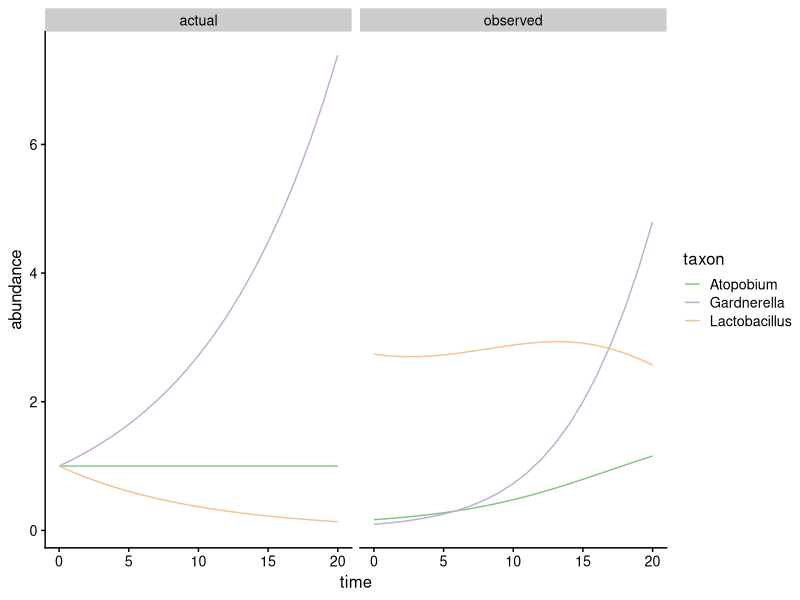
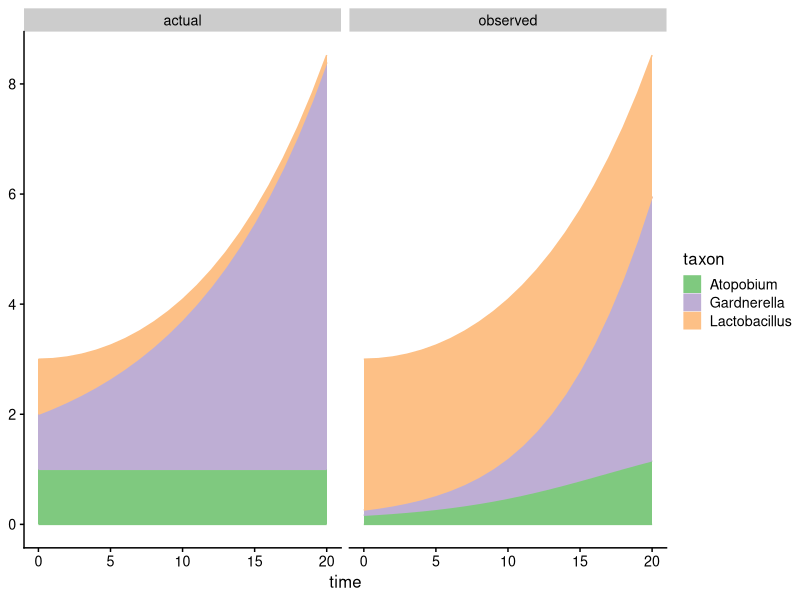
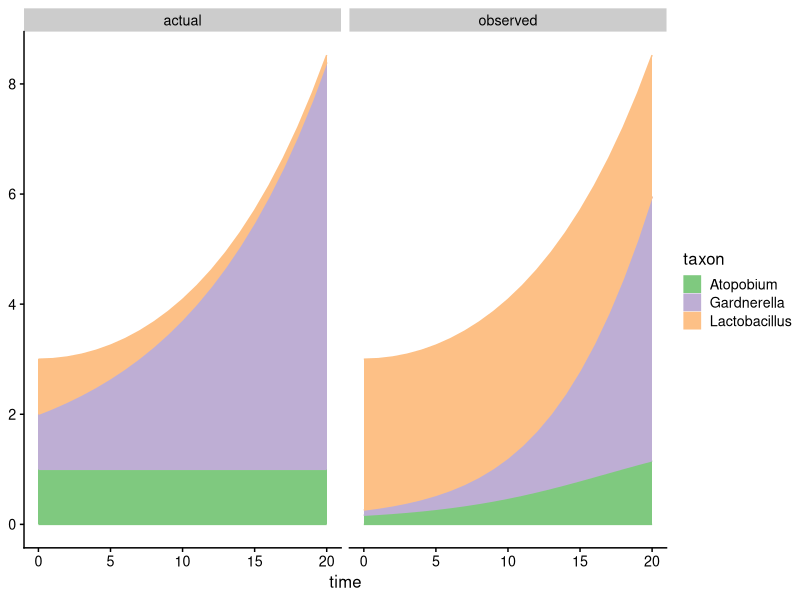
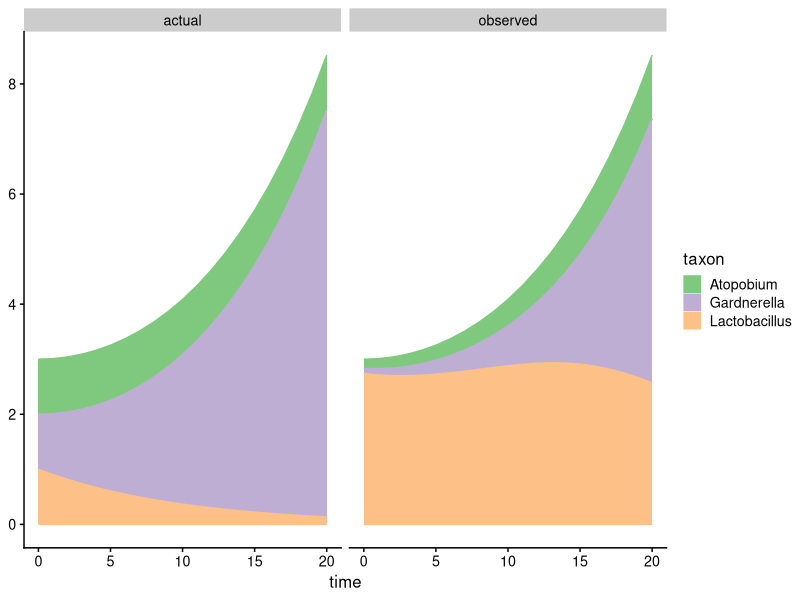
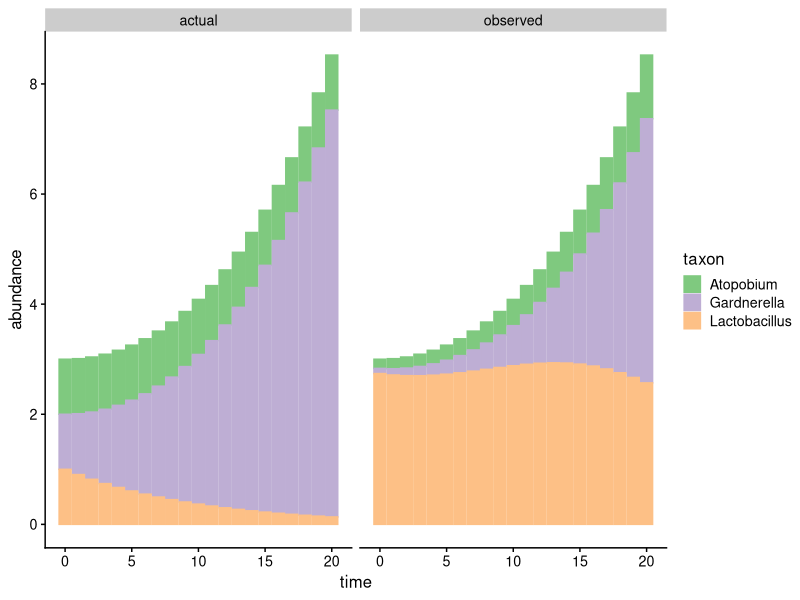
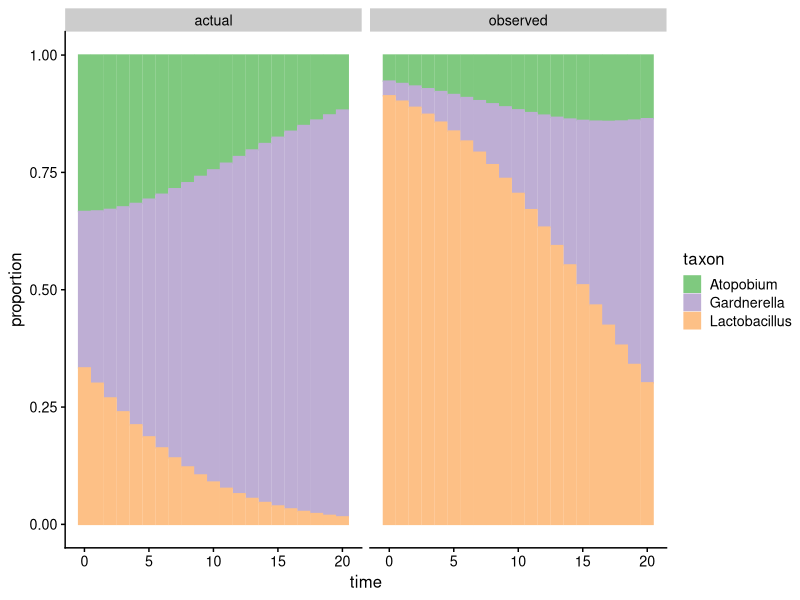
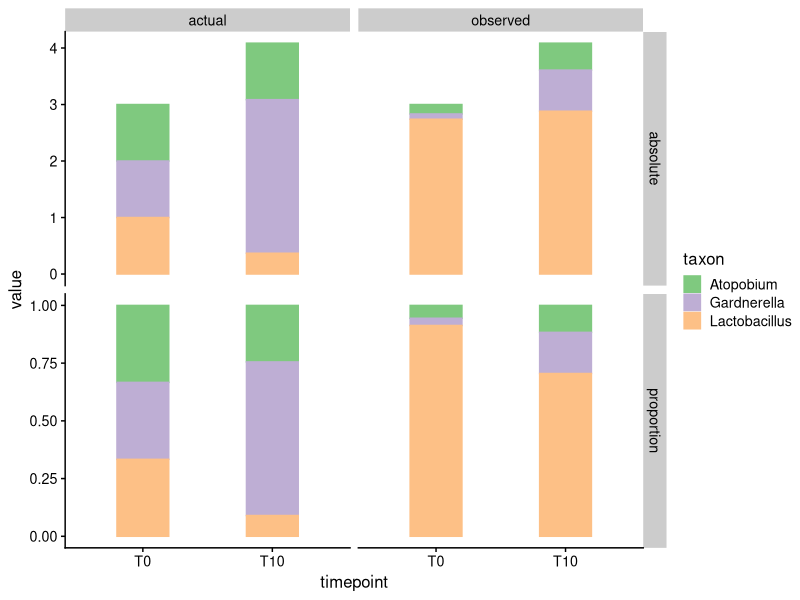
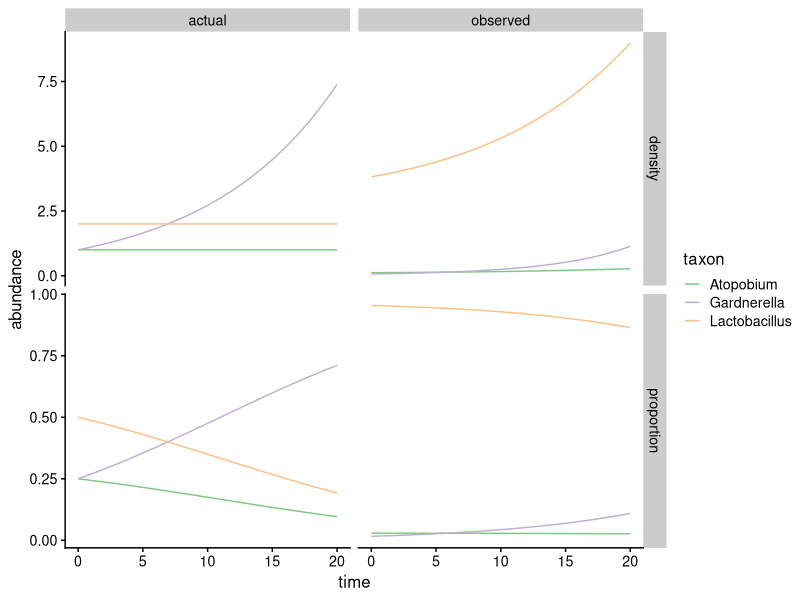

These charts were generated, in order, by the following R code:
## ---- chunk 1
set.seed(42)

knitr::opts_chunk$set(
  comment = "#>",
  collapse = TRUE,
  cache = FALSE,
  echo = FALSE
  #> out.width = "70%",
  #> fig.align = 'center',
  #> fig.width = 6,
  #> fig.asp = 0.618,
  #> fig.show = "hold"
)

#> options(dplyr.print_min = 6, dplyr.print_max = 6)
#> options(crayon.enabled = FALSE)

library(tidyverse)
library(here)
library(cowplot)
library(patchwork)
theme_set(theme_cowplot(12))

close_elts <- function(x) x / sum(x)
## ---- chunk 2
taxa <- tibble(
  taxon = c("Lactobacillus", "Gardnerella", "Atopobium", "Spike-in"),
  efficiency = c(4.68, 0.16, 0.285, 1),
  growth_rate = c(-1, 1, 0, 0) / 10
) %>%
# for now, ignore the spike-in
  filter(taxon != "Spike-in") %>%
  mutate(across(efficiency, ~. / min(.)))
## ---- chunk 3
x <- taxa %>%
  expand(nesting(taxon, efficiency, growth_rate), time = seq(0, 20)) %>%
  with_groups(time, mutate,
    abundance = exp(growth_rate * time),
    total_abundance = sum(abundance),
    proportion = close_elts(abundance),
    observed_proportion = close_elts(efficiency * abundance),
    # Assuming perfect measurement of total abundance
    observed_abundance = observed_proportion * total_abundance
  )
## ---- chunk 4
x %>%
  select(taxon:time, actual = abundance, observed = observed_abundance) %>%
  pivot_longer(c(actual, observed), names_to = "type", values_to = "abundance") %>%
  ggplot(aes(time, abundance, color = taxon)) +
  facet_wrap(~type) +
  scale_color_brewer(type = "qual", palette = 1) +
  geom_line()
## ---- chunk 5
stack_abundance <- function(y, labels = NULL) {
  stopifnot(is.null(labels) | identical(length(y), length(labels)))
  vals <- accumulate(y, sum, .init = 0)
  ymin <- vals[seq_along(y)]
  ymax <- vals[1 + seq_along(y)]
  x <- tibble(ymin, ymax)
  if (!is.null(labels))
    x <- add_column(x, label = labels, .before = 1)
  x
}

stack_abundance(1:3)
stack_abundance(1:3, letters[1:3] %>% rev)
## ---- chunk 6
x %>%
  select(taxon:time, actual = abundance, observed = observed_abundance) %>%
  pivot_longer(c(actual, observed), names_to = "type", values_to = "abundance") %>%
  with_groups(c(time, type), mutate,
    stack_abundance(abundance)
  ) %>%
  ggplot(aes(time, color = taxon, fill = taxon)) +
  facet_wrap(~type) +
  scale_color_brewer(type = "qual", palette = 1) +
  scale_fill_brewer(type = "qual", palette = 1) +
  geom_ribbon(aes(ymin = ymin, ymax = ymax))
## ---- chunk 7
y <- x %>%
  select(taxon:time, actual = abundance, observed = observed_abundance) %>%
  pivot_longer(c(actual, observed), names_to = "type", values_to = "abundance") %>%
  arrange(time, type, taxon) %>%
  group_by(time, type) %>%
  nest() %>%
  mutate(stacked = map(data, ~stack_abundance(.$abundance))) %>%
  unnest(c(data, stacked))
## ---- chunk 8
y %>%
  ggplot(aes(time, color = taxon, fill = taxon)) +
  facet_wrap(~type) +
  scale_color_brewer(type = "qual", palette = 1) +
  scale_fill_brewer(type = "qual", palette = 1) +
  geom_ribbon(aes(ymin = ymin, ymax = ymax))
## ---- chunk 9
z <- x %>%
  select(taxon:time, actual = abundance, observed = observed_abundance) %>%
  pivot_longer(c(actual, observed), names_to = "type", values_to = "abundance") %>%
  arrange(time, type, desc(taxon)) %>%
  group_by(time, type) %>%
  nest() %>%
  mutate(stacked = map(data, ~stack_abundance(.$abundance))) %>%
  unnest(c(data, stacked)) %>%
  ungroup
z %>%
  ggplot(aes(time, color = taxon, fill = taxon)) +
  facet_wrap(~type) +
  scale_color_brewer(type = "qual", palette = 1) +
  scale_fill_brewer(type = "qual", palette = 1) +
  geom_ribbon(aes(ymin = ymin, ymax = ymax))
## ---- chunk 10
z %>%
  filter(taxon == "Atopobium", type == "actual") %>%
  mutate(y = ymax - ymin) %>%
  count(y)
## ---- chunk 11
x %>%
  select(taxon:time, actual = abundance, observed = observed_abundance) %>%
  pivot_longer(c(actual, observed), names_to = "type", values_to = "abundance") %>%
  ggplot(aes(time, abundance, color = taxon, fill = taxon)) +
  facet_wrap(~type) +
  scale_color_brewer(type = "qual", palette = 1) +
  scale_fill_brewer(type = "qual", palette = 1) +
  geom_col()
## ---- chunk 12
x %>%
  select(taxon:time, actual = proportion, observed = observed_proportion) %>%
  pivot_longer(c(actual, observed), names_to = "type", values_to = "proportion") %>%
  ggplot(aes(time, proportion, color = taxon, fill = taxon)) +
  facet_wrap(~type) +
  scale_color_brewer(type = "qual", palette = 1) +
  scale_fill_brewer(type = "qual", palette = 1) +
  geom_col()
## ---- chunk 13
y <- x %>%
  filter(time %in% c(0, 10)) %>%
  mutate(timepoint = str_c("T", time)) %>%
  rename(
    "actual absolute" = abundance,
    "observed absolute" = observed_abundance,
    "actual proportion" = proportion,
    "observed proportion" = observed_proportion,
  ) %>%
  pivot_longer(c(starts_with("actual"), starts_with("observed"))) %>%
  separate(name, into = c("measurement_type", "abundance_type"), sep = " ")
## ---- chunk 14
y %>%
  ggplot(aes(timepoint, value, color = taxon, fill = taxon)) +
  facet_grid(abundance_type~measurement_type, scales = "free_y") +
  scale_color_brewer(type = "qual", palette = 1) +
  scale_fill_brewer(type = "qual", palette = 1) +
  geom_col(width = 0.4)
## ---- chunk 15
taxa <- tibble(
  taxon = c("Lactobacillus", "Gardnerella", "Atopobium"),
  initial_density = c(2, 1, 1),
  efficiency = c(4.68, 0.16, 0.285),
  growth_rate = c(0, 1, 0) / 10
) %>%
  mutate(across(efficiency, ~. / min(.)))
x <- taxa %>%
  expand(
    nesting(taxon, initial_density, efficiency, growth_rate), 
    time = seq(0, 20)
  ) %>%
  with_groups(time, mutate,
    actual_density = initial_density * exp(growth_rate * time),
    total_density = sum(actual_density),
    actual_proportion = close_elts(actual_density),
    observed_proportion = close_elts(efficiency * actual_density),
    # Assuming perfect measurement of total abundance
    observed_density = observed_proportion * total_density
  )
xl <- x %>%
  pivot_longer(c(starts_with("actual"), starts_with("observed")), 
    values_to = "abundance") %>% 
  separate(name, into = c("type", "abundance_type"))
## ---- chunk 16
xl %>%
  ggplot(aes(time, abundance, color = taxon)) +
  facet_grid(abundance_type~type, scales = "free_y") +
  scale_color_brewer(type = "qual", palette = 1) +
  geom_line()
## ---- chunk 17
taxa <- tibble(
  taxon = c("Lactobacillus", "Gardnerella", "Atopobium", "Spike-in"),
  initial_density = c(4, 1, 0, 0.5),
  efficiency = c(4.68, 0.16, 0.285, 1),
  growth_rate = c(0, 1, 0, 0) / 10
) %>%
  mutate(across(efficiency, ~. / min(.))) %>%
  filter(initial_density > 0)

x <- taxa %>%
  filter(taxon != "Spike-in") %>%
  expand(
    nesting(taxon, initial_density, efficiency, growth_rate), 
    time = seq(0, 20, by = 1)
  ) %>%
  with_groups(time, mutate,
    actual_density = initial_density * exp(growth_rate * time),
    total_density = sum(actual_density),
    actual_proportion = close_elts(actual_density),
    observed_proportion = close_elts(efficiency * actual_density),
    # Assuming perfect measurement of total abundance
    observed_density = observed_proportion * total_density,
    mean_efficiency = sum(actual_proportion * efficiency)
  )
xl <- x %>%
  pivot_longer(c(starts_with("actual"), starts_with("observed")), 
    values_to = "abundance") %>% 
  separate(name, into = c("type", "abundance_type"))
## ---- chunk 18
xl %>%
  ggplot(aes(time, abundance, color = taxon)) +
  facet_grid(abundance_type~type, scales = "free_y") +
  scale_color_brewer(type = "qual", palette = 1) +
  geom_line()
## ---- chunk 19
# y <- x %>%
#   select(time, total_density, mean_efficiency) %>%
#   pivot_longer(
xl %>%
  filter(abundance_type == "density") %>%
  ggplot(aes(time, abundance, color = taxon)) +
  facet_wrap(~type) +
  scale_color_brewer(type = "qual", palette = 1) +
  geom_line() +
  geom_line(data = x, aes(y = total_density), color = "grey") +
  geom_line(data = x %>% mutate(type = "actual"), aes(y = mean_efficiency), color = "grey", linetype = "33")
## ---- chunk 20
xl %>%
  filter(abundance_type == "density") %>%
  ggplot(aes(time, abundance, color = taxon)) +
  facet_wrap(~type) +
  scale_y_log10() +
  scale_x_continuous(breaks = c(0, 10, 20)) +
  scale_color_brewer(type = "qual", palette = 1) +
  geom_line() +
  geom_line(data = x, aes(y = total_density), color = "grey") +
  geom_line(data = x %>% mutate(type = "actual"), aes(y = mean_efficiency), color = "grey", linetype = "33")
## ---- chunk 21
library(gganimate)
## ---- chunk 22
xl %>%
  filter(abundance_type == "density") %>%
  ggplot(aes(type, abundance, fill = taxon)) +
  geom_col(width = 0.5) + 
  # scale_fill_brewer(type = "qual", palette = 1) +
  # Here comes the gganimate code
  transition_time(time)
# +
#   ease_aes('sine-in-out')
## ---- chunk 23
taxa <- tibble(
  taxon = c("Lactobacillus", "Gardnerella", "Atopobium", "Spike-in"),
  initial_density = c(4, 1, 0, 0.5),
  efficiency = c(4.68, 0.16, 0.285, 1),
  growth_rate = c(0, 1, 0, 0) / 10
) %>%
  mutate(across(efficiency, ~. / min(.))) %>%
  filter(initial_density > 0)
## ---- chunk 24
x <- taxa %>%
  filter(taxon != "Spike-in") %>%
  expand(
    nesting(taxon, initial_density, efficiency, growth_rate), 
    time = seq(0, 20, by = 1)
  ) %>%
  with_groups(time, mutate,
    actual_density = initial_density * exp(growth_rate * time),
    total_density = sum(actual_density),
    actual_proportion = close_elts(actual_density),
    estimated_proportion = close_elts(efficiency * actual_density),
    # Assuming perfect measurement of total abundance
    estimated_density = estimated_proportion * total_density,
    mean_efficiency = sum(actual_proportion * efficiency)
  )
xl <- x %>%
  pivot_longer(c(starts_with("actual"), starts_with("estimated")), 
    values_to = "abundance") %>% 
  separate(name, into = c("type", "abundance_type"))
## ---- chunk 25
clrs <- c(
  "Lactobacillus" = "#7FC97F",
  "Gardnerella" = "#BEAED4",
  "Spike-in" = "#FDC086",
  "Total" = "darkgrey",
  "Mean" = "black"
)
#
# RColorBrewer::brewer.pal(3, "Accent")
# #> [1] "#7FC97F" "#BEAED4" "#FDC086"
# RColorBrewer::display.brewer.all()
## ---- chunk 26
# Restrict to density, and add the total as if it were another taxon.
x_dens <- xl  %>%
  filter(abundance_type == "density")
ttl <- x_dens %>%
  transmute(taxon = "Total", abundance = total_density, time, type) %>%
  distinct
x_dens <- bind_rows(x_dens, ttl) %>%
  mutate(
    label_y = case_when(
      type == "estimated" & taxon == "Total" ~ abundance * 1.2,
      type == "estimated" & taxon == "Lactobacillus" ~ abundance / 1.2,
      TRUE ~ abundance,
    )
  )

nudge_time <- 1

p_traj <- x_dens %>%
  ggplot(aes(time, abundance, color = taxon)) +
  facet_wrap(~type) +
  scale_y_log10(breaks = c(0.1, 1, 10), labels = c(0.1, 1, 10)) +
  scale_x_continuous(breaks = c(0, 10, 20)) +
  # scale_color_brewer(type = "qual", palette = 1) +
  scale_color_manual(values = clrs) +
  labs(y = "cell density") +
  theme(
    panel.spacing.x = unit(2.5, "cm"),
    legend.position = "none",
    plot.margin = unit(c(0.2, 2.3, 0.2, 0.2), units = "cm")
  ) +
  coord_cartesian(clip = "off") +
  geom_line() +
  geom_text(data = ~filter(., time == "20"), 
    aes(label = taxon, y = label_y), hjust = 0, nudge_x = nudge_time)
p_traj
## ---- chunk 27
x_eff <- x %>%
  select(taxon, time, efficiency, Mean = mean_efficiency) %>%
  pivot_wider(names_from = taxon, values_from = efficiency) %>%
  pivot_longer(-time, names_to = "taxon", values_to = "efficiency")
## ---- chunk 28
p_sme <- x_eff %>%
  ggplot(aes(time, efficiency, color = taxon)) +
  scale_y_log10() +
  # scale_y_log10(breaks = c(0.1, 1, 10), labels = c(0.1, 1, 10)) +
  scale_x_continuous(breaks = c(0, 10, 20)) +
  scale_color_manual(values = clrs) +
  theme(
    panel.spacing.x = unit(2.5, "cm"),
    legend.position = "none",
    plot.margin = unit(c(0.2, 2.3, 0.2, 0.2), units = "cm")
  ) +
  coord_cartesian(clip = "off") +
  geom_line() +
  geom_text(data = ~filter(., time == "20"), 
    aes(label = taxon), hjust = 0, nudge_x = nudge_time)
p_sme
## ---- chunk 29
x_prop <- xl %>%
  filter(abundance_type == "proportion", time %in% c(0, 20)) %>%
  mutate(
    across(time, factor),
    across(taxon, as.factor),
    across(taxon, fct_rev),
  )
x_prop %>% pull(taxon) %>% levels
# x_lbl <- x_prop %>%
#   filter(type == "estimated") %>%
#   mutate(abundance = ifelse(taxon == "Lactobacillus", 0, 1))
p_prop <- x_prop %>%
  ggplot(aes(type, abundance, fill = taxon)) +
  facet_wrap(~time, labeller = label_both) +
  scale_color_manual(values = clrs[1:2]) +
  scale_fill_manual(values = clrs[1:2]) +
  scale_y_continuous(breaks = c(0, 0.5, 1)) +
  labs(y = "proportion") +
  theme(
    panel.spacing.x = unit(1, "cm"),
    legend.position = "bottom",
    plot.margin = unit(c(0.2, 0.2, 0.2, 0.2), units = "cm"),
    axis.text.x = element_text(angle = 45, vjust = 1, hjust = 1),
    axis.title.x = element_blank()
    # legend.title = element_text(6)
  ) +
  coord_cartesian(clip = "off") +
  geom_col(width = 0.6)
  # geom_text(data = x_lbl, 
  #   aes(color = taxon, label = taxon), hjust = 0, nudge_x = 0.4)
p_prop 

## ---- chunk 30
p_traj / (p_sme + p_prop) +
  plot_annotation(tag_levels = "A")
## ---- chunk 31
pth <- "~/research/presentations/lab-meetings/2021-07-16-differential-abundance-manuscript/figures"
ggsave(fs::path(pth, "aa-example-traj.svg"), p_traj, units = "in", width = 6, height = 3.2)
ggsave(fs::path(pth, "aa-example-sme.svg"), p_sme, units = "in", width = 3.2, height = 3.0)
ggsave(fs::path(pth, "aa-example-prop.svg"), p_prop, units = "in", width = 3.6, height = 3.2)
